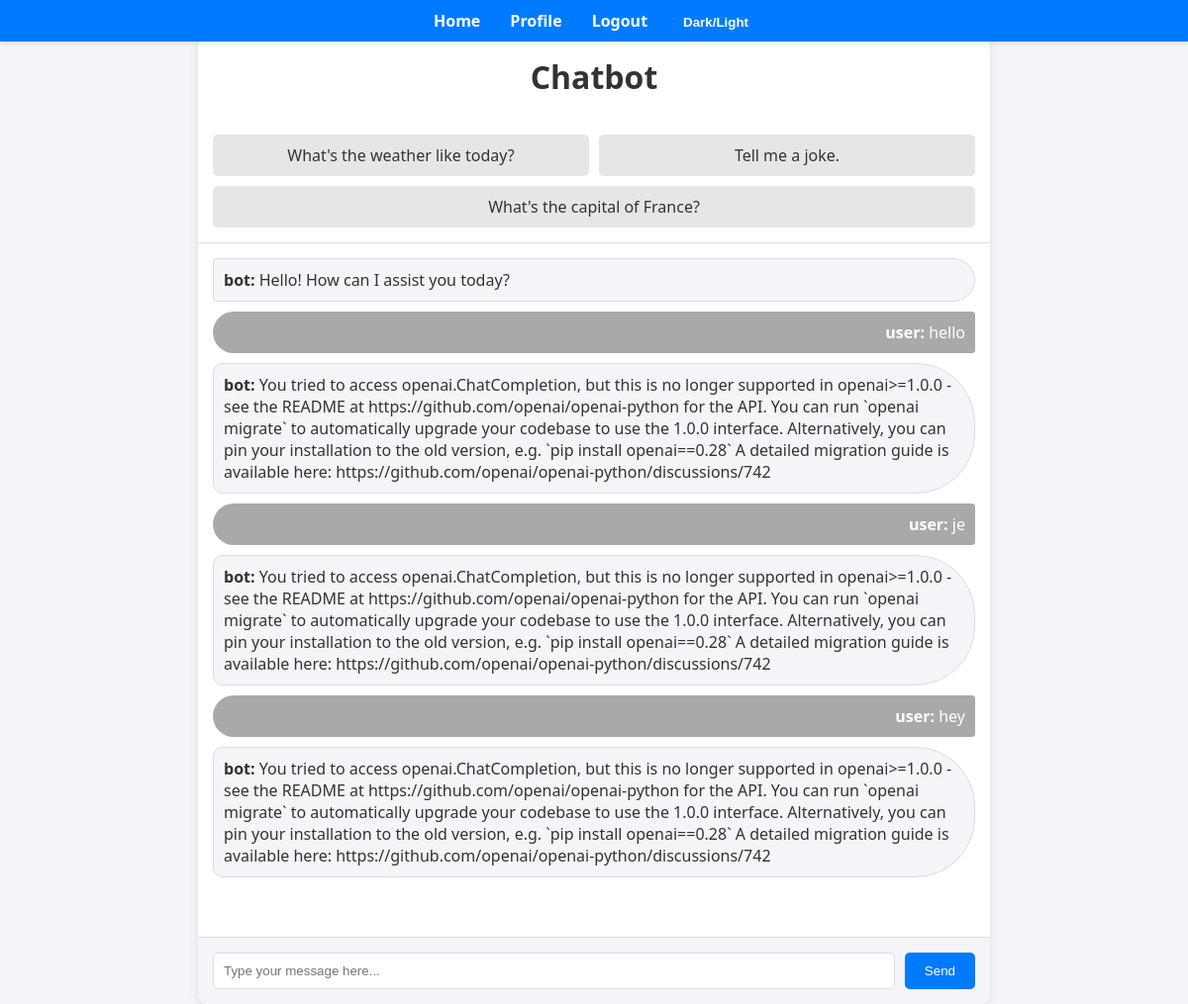
The page / (signed in) on the database as committed earlier.
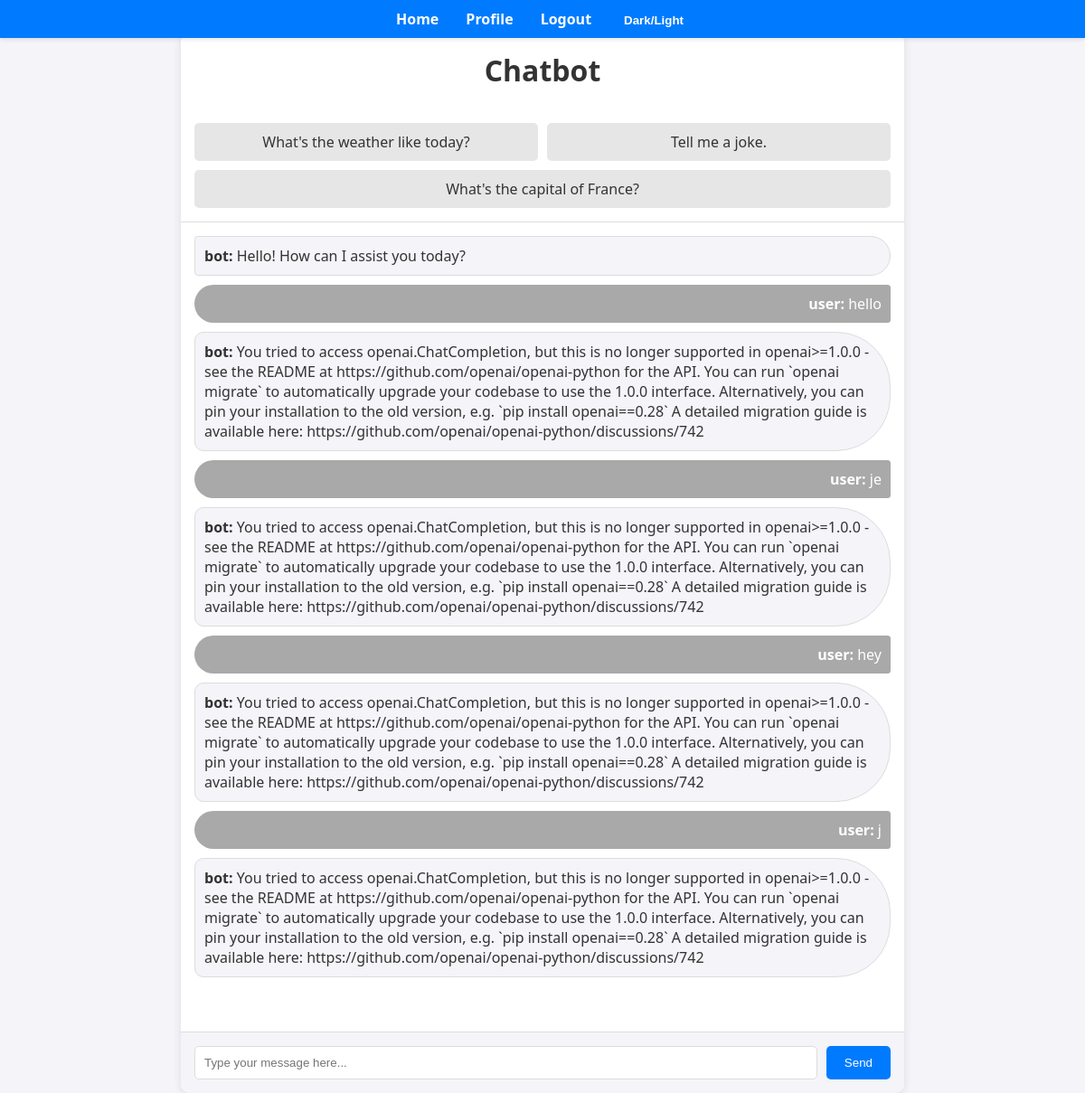
The same page on the database as committed later.
### chatbot/models.py (models this page shows, shortened)
class Message(models.Model):
    user = models.ForeignKey(User, on_delete=models.CASCADE)
    message = models.TextField()
    sender = models.CharField(max_length=10)  # 'user' or 'bot'
    timestamp = models.DateTimeField(auto_now_add=True)

### chatbot/views.py (the view)
# urls.py: path('', include("chatbot.urls")),
@login_required
def chatbot(request):
    if request.method == 'POST':
        message = request.POST.get('message')
        user = request.user
        Message.objects.create(user=user, message=message, sender='user')
        response_text = ask_openai(message)
        Message.objects.create(user=user, message=response_text, sender='bot')
        return JsonResponse({'message': message, 'response': response_text})
    else:
        messages = Message.objects.filter(user=request.user).order_by('timestamp')
        return render(request, 'chatbot/chatbot.html', {'messages': messages})

### chatbot/templates/chatbot/chatbot.html (shortened to what this page needs)
{% extends 'chatbot/base.html' %}
{% block content %}
<div id="chat-container">
    <h1>Chatbot</h1>
    <div id="sample-prompts">
        <div class="prompt">What's the weather like today?</div>
        <div class="prompt">Tell me a joke.</div>
        <div class="prompt">What's the capital of France?</div>
    </div>
    <div id="chat-history">
        <div class="message bot"><strong>bot:</strong> Hello! How can I assist you today?</div>
        {% for message in messages %}
            <div class="message {{ message.sender }}">
                <strong>{{ message.sender }}:</strong> {{ message.message }}
            </div>
        {% endfor %}
    </div>
    <form id="chat-form" method="post" action="{% url 'chatbot' %}">
        <input type="text" name="message" id="message-input" placeholder="Type your message here..." required>
        <button type="submit">Send</button>
    </form>
</div>
{% endblock %}

### chatbot/templates/chatbot/base.html (shortened to what this page needs)
{% load static %}
<!DOCTYPE html>
<html lang="en">
<head>
    <link rel="stylesheet" href="{% static 'chatbot/styles.css' %}">
</head>
<body class="{% if request.COOKIES.theme == 'dark' %}dark-mode{% endif %}">
    <header>
        <nav>
            <ul>
                <li><a href="{% url 'chatbot' %}">Home</a></li>
                <li><a href="{% url 'profile' %}">Profile</a></li>
                {% if user.is_authenticated %}
                    <li><a href="{% url 'logout' %}">Logout</a></li>
                {% else %}
                    <li><a href="{% url 'login' %}">Login</a></li>
                {% endif %}
                <li>
                    <button id="theme-toggle">Dark/Light</button>
                </li>
            </ul>
        </nav>
    </header>
    {% block content %}{% endblock %}
</body>
</html>

### chatbot/static/chatbot/styles.css (style rules this page uses)
body { font-family: 'Segoe UI', Tahoma, Geneva, Verdana, sans-serif; background-color: #f4f4f9; color: #333; margin: 0; padding: 0; display: flex; justify-content: center; align-items: center; height: 100vh; }
header { position: fixed; top: 0; width: 100%; background-color: #007bff; color: #fff; padding: 10px 0; box-shadow: 0 2px 4px rgba(0, 0, 0, 0.1); z-index: 1000; }
nav ul { list-style: none; padding: 0; display: flex; justify-content: center; margin: 0; }
nav ul li { margin: 0 15px; }
nav ul li a, nav ul li button { color: #fff; text-decoration: none; font-weight: bold; cursor: pointer; background: none; border: none; }
#chat-container { width: 90%; max-width: 800px; background-color: #fff; border-radius: 10px; box-shadow: 0 2px 10px rgba(0, 0, 0, 0.1); overflow: hidden; display: flex; flex-direction: column; margin-top: 70px; height: 100vh; }
#chat-container h1 { display: flex; align-items: center; justify-content: center; }
#sample-prompts { padding: 15px; border-bottom: 1px solid #ddd; display: flex; flex-wrap: wrap; gap: 10px; }
.prompt { padding: 10px; background-color: #e6e6e6; border-radius: 5px; cursor: pointer; flex: 1 1 calc(33.333% - 20px); text-align: center; }
#chat-history { flex: 1; padding: 15px; overflow-y: auto; border-bottom: 1px solid #ddd; }
.message { margin-bottom: 10px; padding: 10px; border-radius: 10px; }
.message.user { text-align: right; background-color: darkgrey; color: #fff; align-self: flex-end; padding-left:40px; border-bottom-left-radius: 60px; border-top-left-radius: 60px; }
.message.bot { text-align: left; background-color: #f4f4f9; border: 1px solid #ddd; border-top-right-radius: 60px; border-bottom-right-radius: 60px; }
#chat-form { display: flex; padding: 15px; background-color: #f4f4f9; }
#message-input { flex: 1; padding: 10px; border: 1px solid #ddd; border-radius: 5px; margin-right: 10px; }
#chat-form button { padding: 10px 20px; background-color: #007bff; color: #fff; border: none; border-radius: 5px; cursor: pointer; }

Rows that differ between the two databases and show on the page:
added Message: sender "user", message "j"
added Message: sender "bot", message "You tried to access openai.ChatCompletion, but this is no longer supported in openai>=1.0.0 - see the README at https://github.com/openai/openai-python for the API. You can run `openai migrate` to automatically upgrade your codebase to use the 1.0.0 interface. Alternatively, you can pin your installation to the old version, e.g. `pip install openai==0.28` A detailed migration guide is available here: https://github.com/openai/openai-python/discussions/742"
